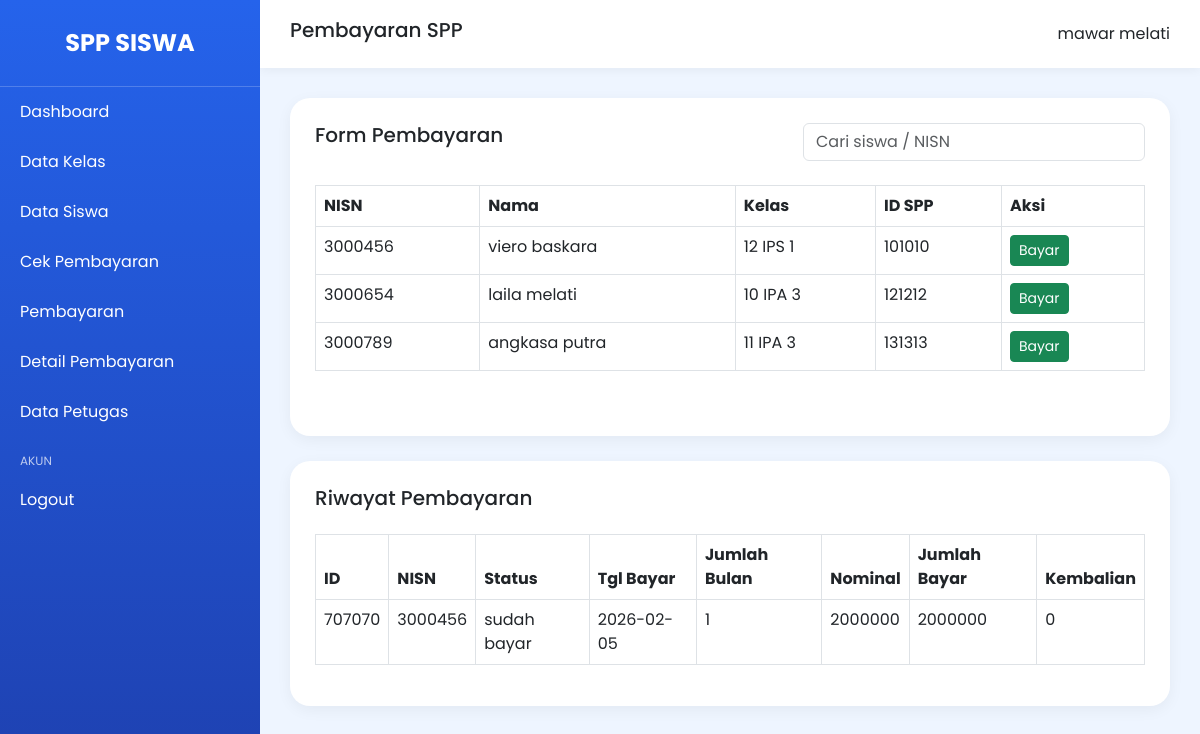
Page /modul/pembayaran/index.php (signed in) on the committed database.
### tables this page shows
CREATE TABLE `tb_siswa` (
  `nisn` varchar(10) NOT NULL,
  `nis` varchar(10) DEFAULT NULL,
  `nama` varchar(50) DEFAULT NULL,
  `id_kelas` varchar(11) DEFAULT NULL,
  `nama_kelas` varchar(10) DEFAULT NULL,
  `alamat` text DEFAULT NULL,
  `no_telp` varchar(13) DEFAULT NULL,
  `id_spp` varchar(40) DEFAULT NULL
);

CREATE TABLE `tb_pembayaran` (
  `id_pembayaran` varchar(11) NOT NULL,
  `status` enum('belum bayar','sudah bayar','','') NOT NULL,
  `nisn` varchar(10) NOT NULL,
  `tgl_bayar` date NOT NULL,
  `tgl_terakhir_bayar` date NOT NULL,
  `batas_pembayaran` date NOT NULL,
  `jumlah_bulan` varchar(10) NOT NULL,
  `id_spp` varchar(40) NOT NULL,
  `nominal_bayar` varchar(100) NOT NULL,
  `jumlah_bayar` varchar(40) NOT NULL,
  `kembalian` varchar(100) NOT NULL
);

### modul/pembayaran/index.php (the view, shortened to what this page needs)
<?php
include '../../config/koneksi.php';
$cari = '';
$data = mysqli_query($conn, "
    SELECT * FROM tb_siswa
    WHERE
    nama LIKE '%$cari%'
    OR nisn LIKE '%$cari%'
");
$pembayaran = mysqli_query($conn, "
    SELECT * FROM tb_pembayaran
");
?>
<!DOCTYPE html>
<html>
<head>
    <link href="https://cdn.jsdelivr.net/npm/bootstrap@5.3.0/dist/css/bootstrap.min.css" rel="stylesheet">
</head>
<body>
<div class="wrapper">
    <div class="sidebar">
        <div class="brand">
            SPP SISWA
        </div>
        <a href="../../index.php">Dashboard</a>
        <a href="../data kelas/index.php">Data Kelas</a>
        <a href="../data siswa/index.php">Data Siswa</a>
        <a href="../cek pembayaran/index.php">Cek Pembayaran</a>
        <a href="../pembayaran/index.php">Pembayaran</a>
        <a href="../detail pembayaran/index.php">Detail Pembayaran</a>
        <a href="../data petugas/index.php">Data Petugas</a>
        <div class="menu-title">AKUN</div>
        <a href="../../logout.php">Logout</a>
    </div>
    <div class="content">
        <div class="navbar-custom">
            <h5>Pembayaran SPP</h5>
            <div>
                <?= $_SESSION['nama_petugas']; ?>
            </div>
        </div>
        <div class="main-content">
            <div class="card-box">
                <div class="d-flex justify-content-between mb-4">
                    <h5>Form Pembayaran</h5>
                    <form method="GET">
                        <input
                            type="text"
                            name="cari"
                            class="form-control"
                            placeholder="Cari siswa / NISN"
                            value="<?= $cari; ?>"
                        >
                    </form>
                </div>
                <div class="table-responsive mb-4">
                    <table class="table table-bordered table-hover">
                        <thead>
                            <tr>
                                <th>NISN</th>
                                <th>Nama</th>
                                <th>Kelas</th>
                                <th>ID SPP</th>
                                <th>Aksi</th>
                            </tr>
                        </thead>
                        <tbody>
                        <?php while($d = mysqli_fetch_array($data)) { ?>
                            <tr>
                                <td><?= $d['nisn']; ?></td>
                                <td><?= $d['nama']; ?></td>
                                <td><?= $d['nama_kelas']; ?></td>
                                <td><?= $d['id_spp']; ?></td>
                                <td>
                                    <button
                                        class="btn btn-success btn-sm"
                                        data-bs-toggle="modal"
                                        data-bs-target="#bayar<?= $d['nisn']; ?>"
                                    >
                                        Bayar
                                    </button>
                                </td>
                            </tr>
                        <?php } ?>
                        </tbody>
                    </table>
                </div>
            </div>
            <div class="card-box">
                <h5 class="mb-4">
                    Riwayat Pembayaran
                </h5>
                <div class="table-responsive">
                    <table class="table table-bordered table-hover">
                        <thead>
                            <tr>
                                <th>ID</th>
                                <th>NISN</th>
                                <th>Status</th>
                                <th>Tgl Bayar</th>
                                <th>Jumlah Bulan</th>
                                <th>Nominal</th>
                                <th>Jumlah Bayar</th>
                                <th>Kembalian</th>
                            </tr>
                        </thead>
                        <tbody>
                        <?php while($p = mysqli_fetch_array($pembayaran)) { ?>
                            <tr>
                                <td><?= $p['id_pembayaran']; ?></td>
                                <td><?= $p['nisn']; ?></td>
                                <td><?= $p['status']; ?></td>
                                <td><?= $p['tgl_bayar']; ?></td>
                                <td><?= $p['jumlah_bulan']; ?></td>
                                <td><?= $p['nominal_bayar']; ?></td>
                                <td><?= $p['jumlah_bayar']; ?></td>
                                <td><?= $p['kembalian']; ?></td>
                            </tr>
                        <?php } ?>
                        </tbody>
                    </table>
                </div>
            </div>
        </div>
    </div>
</div>
</body>
</html>

### modul/pembayaran/index.php (style rules this page uses)
body { margin:0; font-family:'Poppins', sans-serif; background:#eef5ff; }
.wrapper { display:flex; }
.sidebar { width:260px; min-height:100vh; background:linear-gradient(180deg,#2563eb,#1e40af); position:fixed; color:white; }
.brand { padding:25px; text-align:center; font-size:24px; font-weight:700; border-bottom:1px solid rgba(255,255,255,0.2); }
.menu-title { padding:15px 20px 5px; font-size:12px; opacity:0.7; }
.sidebar a { display:block; color:white; text-decoration:none; padding:13px 20px; transition:0.3s; }
.content { margin-left:260px; width:100%; }
.navbar-custom { background:white; padding:18px 30px; display:flex; justify-content:space-between; align-items:center; box-shadow:0 2px 10px rgba(0,0,0,0.05); }
.main-content { padding:30px; }
.card-box { background:white; border-radius:20px; padding:25px; box-shadow:0 4px 15px rgba(0,0,0,0.05); margin-bottom:25px; }
.table thead { background:#2563eb; color:white; }

### rows in the picture
tb_siswa: nisn "3000456", nama "viero baskara", nama_kelas "12 IPS 1", id_spp "101010"
tb_siswa: nisn "3000654", nama "laila melati", nama_kelas "10 IPA 3", id_spp "121212"
tb_siswa: nisn "3000789", nama "angkasa putra", nama_kelas "11 IPA 3", id_spp "131313"
tb_pembayaran: id_pembayaran "707070", nisn "3000456", status "sudah bayar", tgl_bayar "2026-02-05", jumlah_bulan "1", nominal_bayar "2000000", jumlah_bayar "2000000", kembalian "0"

### other values in the picture
$_SESSION['nama_petugas'] "mawar melati"
